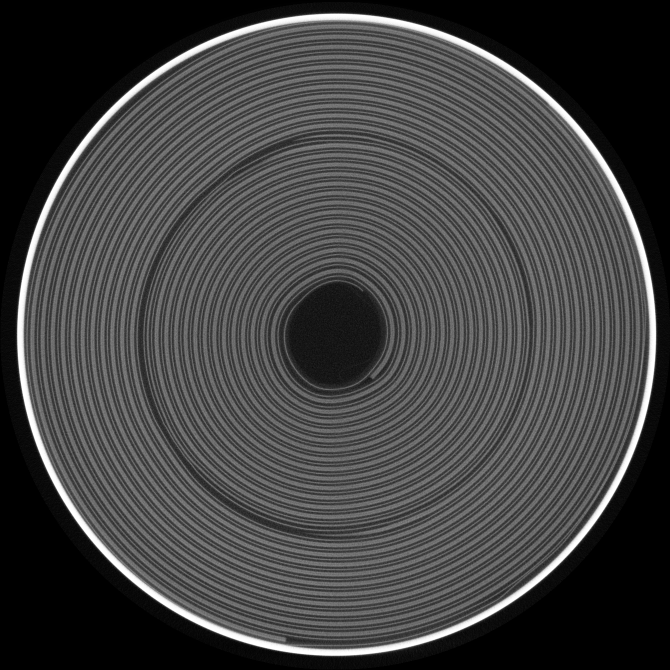
#> input picture data/images/sample_image.png, 1340 x 1340 px (shown at 1/2 size)
$ jupyter execute practice_crop+sizing.ipynb
#> lines starting #> are read from the running program, lines starting #| are printed output that depends on the picture
[cell 1]
# import tools

import cv2
from collections import defaultdict, Counter
import matplotlib.pyplot as plt
import numpy as np

[cell 2]
# load battery image

btr = cv2.imread('data/images/sample_image.png')
#> btr is the input picture: shape (1340, 1340, 3); min 0, max 255, mean 65.8

btr_rgb = cv2.cvtColor(btr,cv2.COLOR_BGR2RGB)
btr_gry = cv2.cvtColor(btr,cv2.COLOR_BGR2GRAY)

wb,hb,cb = btr.shape
#> wb = 1340; hb = 1340; cb = 3
btr_blank = np.zeros((wb,hb,cb),np.uint8)
btr_blank1 = np.zeros_like(btr,np.uint8) # same as above

[cell 3]
# resize images

btr_dbl = cv2.resize(btr_rgb, None, fx=2, fy=2, interpolation=cv2.INTER_LANCZOS4)
btr_hlf = cv2.resize(btr_rgb, None, fx=0.2, fy=0.2, interpolation = cv2.INTER_CUBIC)
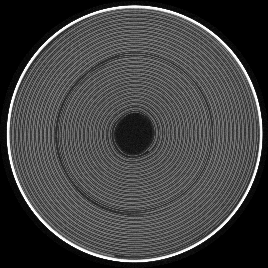
#> btr_hlf: shape (268, 268, 3); min 0, max 255, mean 65.8
btr_500 = cv2.resize(btr_rgb, (500, 500), interpolation=cv2.INTER_CUBIC)
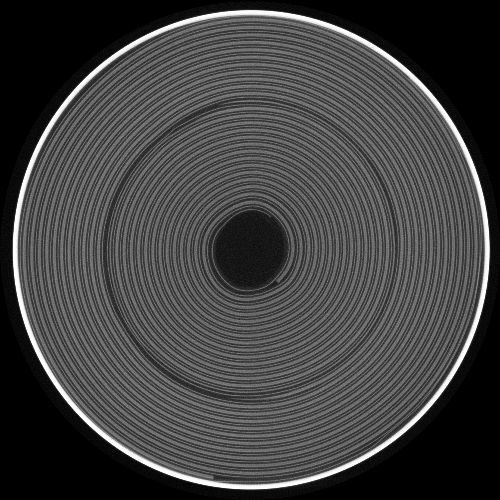
#> btr_500: shape (500, 500, 3); min 0, max 255, mean 65.8


plt.figure(figsize=(10,10))
plt.subplot(1,4,1)
plt.title("Original")
plt.imshow(btr_rgb)

plt.subplot(1,4,2)
plt.title("Half")
plt.imshow(btr_hlf)

plt.subplot(1,4,3)
plt.title("Double")
plt.imshow(btr_dbl)

plt.subplot(1,4,4)
plt.title("500x500")
plt.imshow(btr_500)

print(btr_rgb.shape, btr_dbl.shape, btr_hlf.shape, btr_500.shape)
#| (1340, 1340, 3) (2680, 2680, 3) (268, 268, 3) (500, 500, 3)
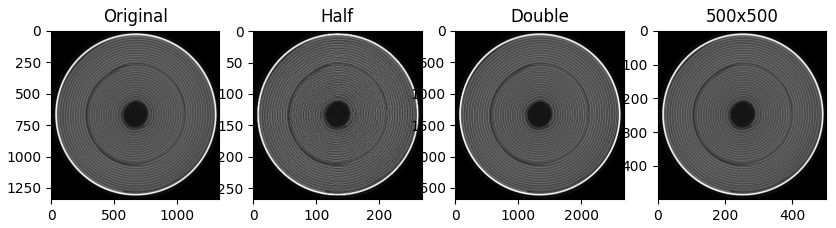
#> figure drawn by matplotlib, 4 panels

[cell 4]
# flip image

btr_flpy = cv2.flip(btr_rgb,0)
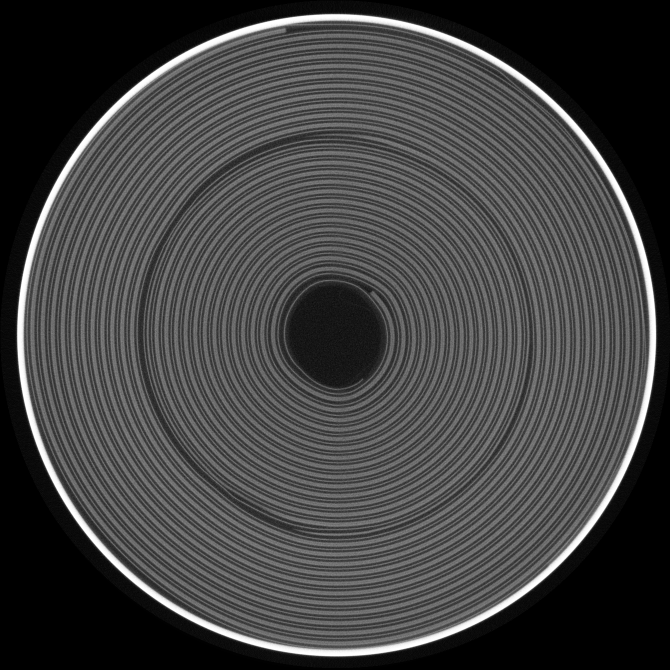
#> btr_flpy: shape (1340, 1340, 3) (shown at 1/2 size); min 0, max 255, mean 65.8
btr_flpx = cv2.flip(btr_rgb,1)
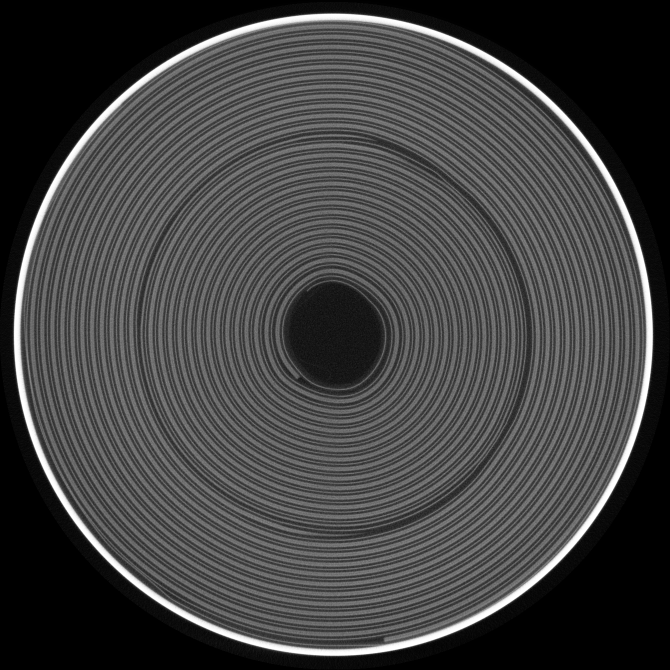
#> btr_flpx: shape (1340, 1340, 3) (shown at 1/2 size); min 0, max 255, mean 65.8
btr_flpxy = cv2.flip(btr_rgb,-1)
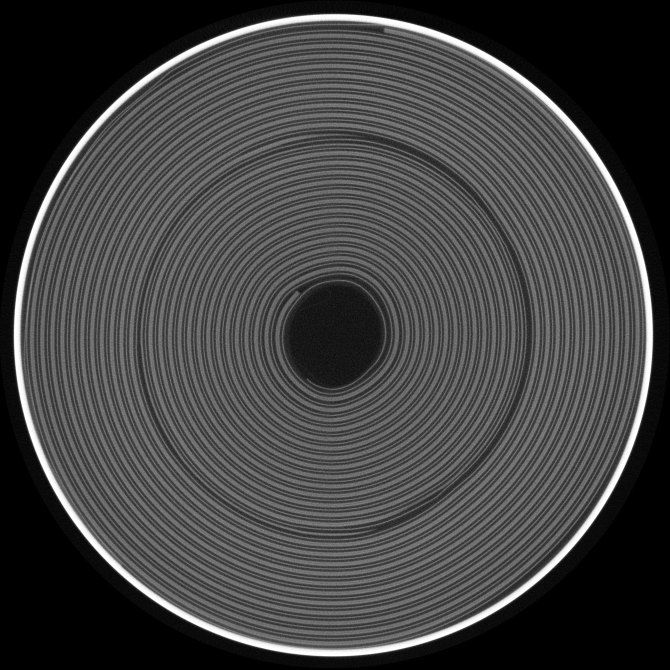
#> btr_flpxy: shape (1340, 1340, 3) (shown at 1/2 size); min 0, max 255, mean 65.8

plt.figure(figsize=(10,10))
plt.subplot(1,4,1)
plt.title("Original")
plt.imshow(btr_rgb)

plt.subplot(1,4,2)
plt.title("Flip Y")
plt.imshow(btr_flpy)

plt.subplot(1,4,3)
plt.title("Flip X")
plt.imshow(btr_flpx)

plt.subplot(1,4,4)
plt.title("Flipn XY")
plt.imshow(btr_flpxy)

[cell 5]
# crop and slice images

rows = hb//2
#> rows = 670
cols = wb//2
#> cols = 670

btr_slc = btr_rgb[0:rows,0:cols]
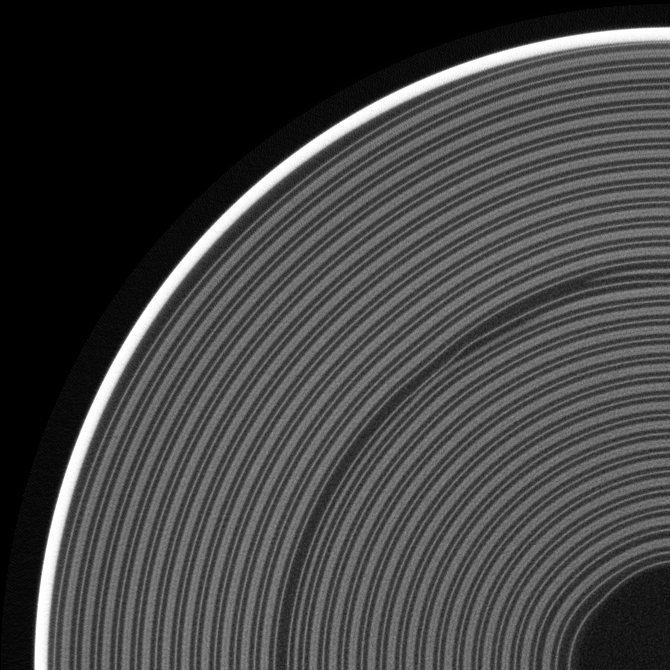
#> btr_slc: shape (670, 670, 3); min 0, max 255, mean 65

plt.figure(figsize=(20,20))
plt.subplot(1,2,1)
plt.title("Original")
plt.imshow(btr_rgb)

plt.subplot(1,2,2)
plt.title("Sliced")
plt.imshow(btr_slc)
